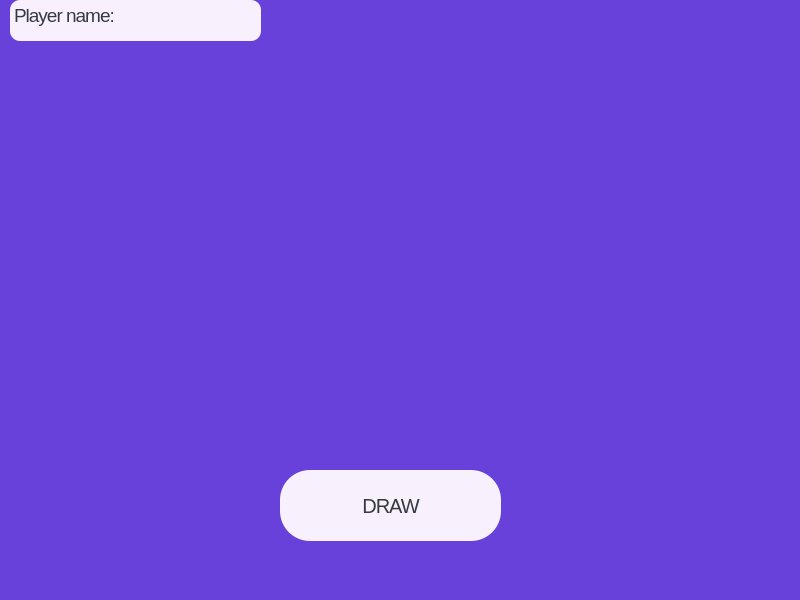
<?xml version="1.0" encoding="UTF-8"?>
<ui version="4.0">
 <class>PreDraw5Window</class>
 <widget class="QMainWindow" name="PreDraw5Window">
  <property name="geometry">
   <rect>
    <x>0</x>
    <y>0</y>
    <width>800</width>
    <height>600</height>
   </rect>
  </property>
  <property name="windowTitle">
   <string>MainWindow</string>
  </property>
  <property name="styleSheet">
   <string notr="true">background-color: #6741d9;</string>
  </property>
  <widget class="QWidget" name="centralwidget">
   <widget class="QLabel" name="label_3">
    <property name="geometry">
     <rect>
      <x>550</x>
      <y>280</y>
      <width>151</width>
      <height>171</height>
     </rect>
    </property>
    <property name="text">
     <string/>
    </property>
    <property name="pixmap">
     <pixmap resource="resources.qrc">:/cube/res/dice-?.png</pixmap>
    </property>
   </widget>
   <widget class="QLabel" name="label_4">
    <property name="geometry">
     <rect>
      <x>550</x>
      <y>80</y>
      <width>151</width>
      <height>171</height>
     </rect>
    </property>
    <property name="text">
     <string/>
    </property>
    <property name="pixmap">
     <pixmap resource="resources.qrc">:/cube/res/dice-?.png</pixmap>
    </property>
   </widget>
   <widget class="QLabel" name="label_5">
    <property name="geometry">
     <rect>
      <x>100</x>
      <y>270</y>
      <width>151</width>
      <height>171</height>
     </rect>
    </property>
    <property name="text">
     <string/>
    </property>
    <property name="pixmap">
     <pixmap resource="resources.qrc">:/cube/res/dice-?.png</pixmap>
    </property>
   </widget>
   <widget class="QLabel" name="label_6">
    <property name="geometry">
     <rect>
      <x>330</x>
      <y>170</y>
      <width>151</width>
      <height>171</height>
     </rect>
    </property>
    <property name="text">
     <string/>
    </property>
    <property name="pixmap">
     <pixmap resource="resources.qrc">:/cube/res/dice-?.png</pixmap>
    </property>
   </widget>
   <widget class="QTextEdit" name="textEdit">
    <property name="geometry">
     <rect>
      <x>10</x>
      <y>0</y>
      <width>251</width>
      <height>41</height>
     </rect>
    </property>
    <property name="styleSheet">
     <string notr="true">background-color: #f8f0fc;
color: #343a40;
font: 20px;
line-height: 1;
letter-spacing: -1px;
border-radius: 10px;
</string>
    </property>
    <property name="html">
     <string>&lt;!DOCTYPE HTML PUBLIC &quot;-//W3C//DTD HTML 4.0//EN&quot; &quot;http://www.w3.org/TR/REC-html40/strict.dtd&quot;&gt;
&lt;html&gt;&lt;head&gt;&lt;meta name=&quot;qrichtext&quot; content=&quot;1&quot; /&gt;&lt;meta charset=&quot;utf-8&quot; /&gt;&lt;style type=&quot;text/css&quot;&gt;
p, li { white-space: pre-wrap; }
hr { height: 1px; border-width: 0; }
li.unchecked::marker { content: &quot;\2610&quot;; }
li.checked::marker { content: &quot;\2612&quot;; }
&lt;/style&gt;&lt;/head&gt;&lt;body style=&quot; font-family:'.AppleSystemUIFont'; font-size:20px; font-weight:400; font-style:normal; letter-spacing:-1px;&quot;&gt;
&lt;p style=&quot; margin-top:0px; margin-bottom:0px; margin-left:0px; margin-right:0px; -qt-block-indent:0; text-indent:0px;&quot;&gt;&lt;span style=&quot; font-size:14pt;&quot;&gt;Player name:&lt;/span&gt;&lt;/p&gt;&lt;/body&gt;&lt;/html&gt;</string>
    </property>
    <property name="placeholderText">
     <string/>
    </property>
   </widget>
   <widget class="QPushButton" name="pushButton">
    <property name="geometry">
     <rect>
      <x>280</x>
      <y>470</y>
      <width>221</width>
      <height>71</height>
     </rect>
    </property>
    <property name="styleSheet">
     <string notr="true">background-color: #f8f0fc;
color: #343a40;
font: 20px;
line-height: 1;
letter-spacing: -1px;
border-radius: 30px;
</string>
    </property>
    <property name="text">
     <string>DRAW</string>
    </property>
   </widget>
   <widget class="QLabel" name="label">
    <property name="geometry">
     <rect>
      <x>100</x>
      <y>80</y>
      <width>181</width>
      <height>161</height>
     </rect>
    </property>
    <property name="text">
     <string/>
    </property>
    <property name="pixmap">
     <pixmap resource="resources.qrc">:/cube/res/dice-?.png</pixmap>
    </property>
   </widget>
  </widget>
  <widget class="QMenuBar" name="menubar">
   <property name="geometry">
    <rect>
     <x>0</x>
     <y>0</y>
     <width>800</width>
     <height>24</height>
    </rect>
   </property>
  </widget>
 </widget>
 <resources>
  <include location="resources.qrc"/>
 </resources>
 <connections/>
</ui>
